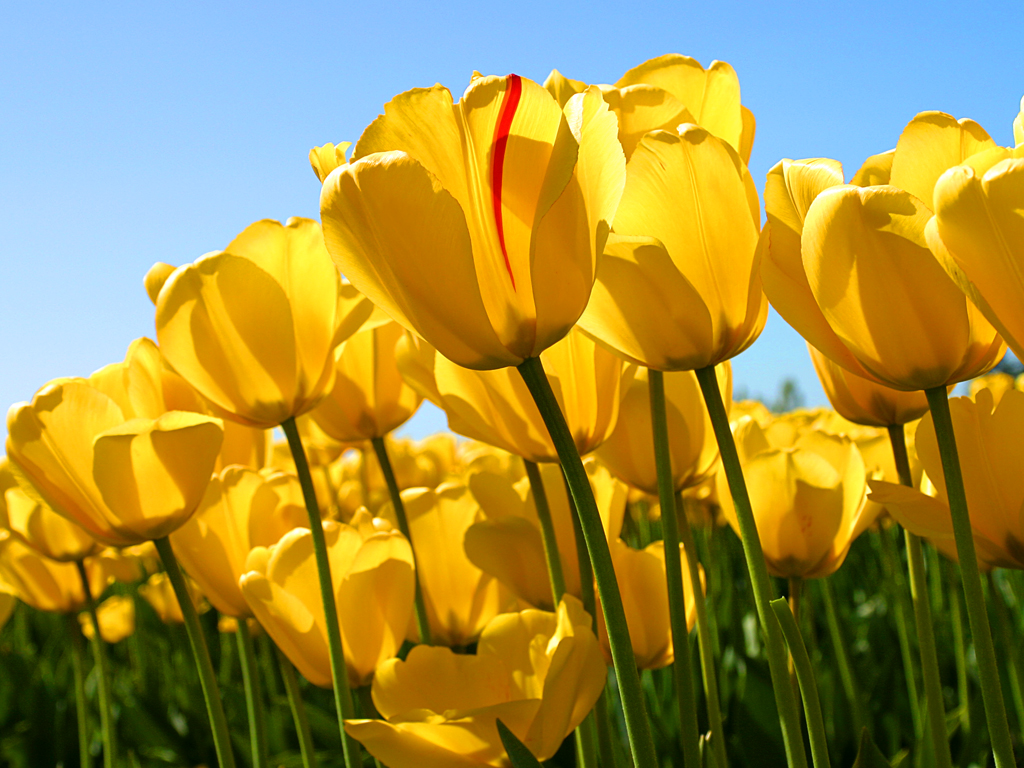
#> input picture original_images/tulips.jpg, 1024 x 768 px
$ python main.py
#> lines starting #> are read from the running program, lines starting #| are printed output that depends on the picture
from PIL import Image, ImageOps, ImageChops
import os


class ImageEditor(object):
    def __init__(self, save_result_on_file=True):
        self.file_manager = FileManager()
        self.save_result_on_file = save_result_on_file

    # [129 lines left out: functions get_value_at, grey_scale, weighted_grey_scale, negative, threshold, addition and 7 more, not called in this run]

    def histogram(self, image):
        raise NotImplementedError

    def convolution(self, image, file_name="convolution.jpg"):
        raise NotImplemented

    def dilatation(self, image, element, file_name="dilatation.jpg"):
        black_image = FileManager().get_black_copy()
        image_matrix = StructuralElement.image_array_to_matrix(image.getdata(),
                                                               image.width,
                                                               image.height)
        destination_matrix = StructuralElement.image_array_to_matrix(black_image.getdata(),
                                                                     black_image.width,
                                                                     black_image.height)

        # começar com imagem toda preta!
        for i in range(1, image.width-3):
            for j in range(1, image.height-3):
                current_pixel = image_matrix[i][j]
                if current_pixel > 0:
                    for a in range(-1, 2):
                        for b in range(-1, 2):
                            destination_matrix[i+a][j+b] = element.kernel[a+1][b+1]
                else:
                    pass
        result_image = Image.new(image.mode, image.size)
        result_image.putdata(tuple(StructuralElement.image_matrix_to_array(destination_matrix)))
        if self.save_result_on_file:
            self.file_manager.save_image(result_image, file_name)
            print("Dilatation subtraction done: saved to file " + file_name)
        return result_image


class FileManager(object):
    def __init__(self):
        self.originals = os.path.join(os.getcwd(), "original_images")
        self.results = os.path.join(os.getcwd(), "result_images")

    def get_copy(self, image_name):
#> called with image_name = 'tulips.jpg'
        try:
            original = Image.open(os.path.join(self.originals, image_name))
#> original is the input picture: PIL image 1024x768 RGB; mean R, G, B 161.3, 143.3, 66.7
#> call 2 of get_copy, with image_name = 'hydrangeas.jpg'
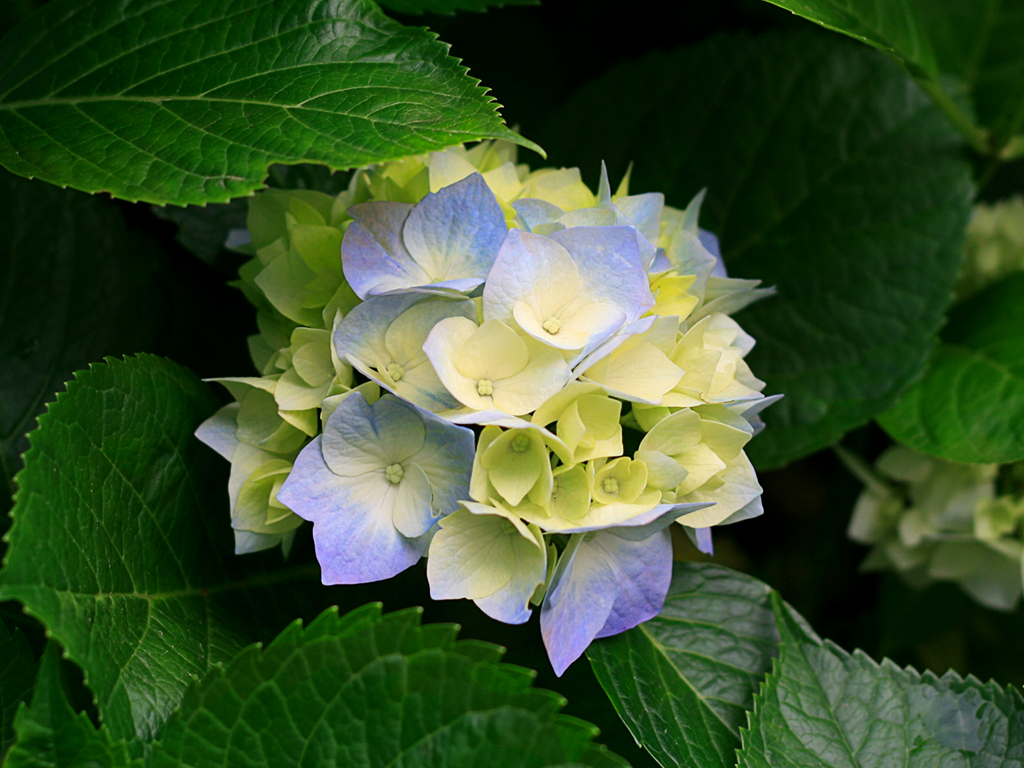
#> input picture original_images/hydrangeas.jpg, 1024 x 768 px
#> in get_copy, original is the input picture: PIL image 1024x768 RGB; mean R, G, B 57.3, 81.3, 43.4
#> call 3 of get_copy, with image_name = 'blackwhite.jpg'
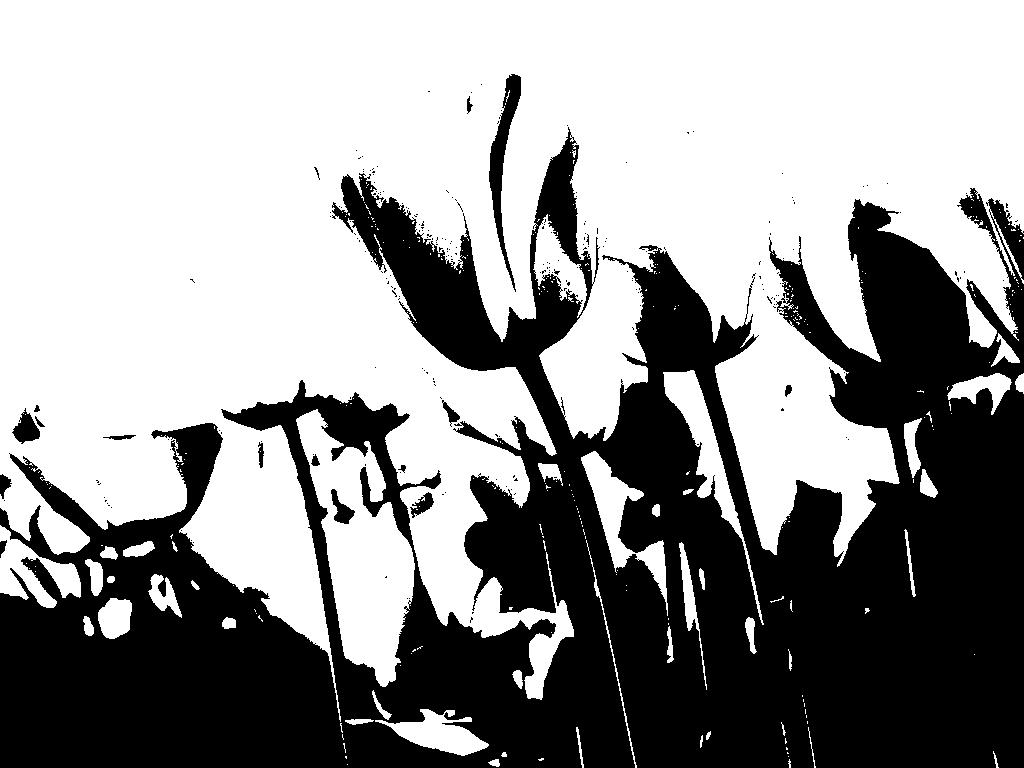
#> input picture original_images/blackwhite.jpg, 1024 x 768 px
#> in get_copy, original is the input picture: PIL image 1024x768 L; min 0, max 255, mean 151.1
            return original.copy()
        except Exception as e:
            print(e)

    def get_black_copy(self):
        return self.get_copy("allblack.jpg")

    # [11 lines left out: functions load_image, save_image, not called in this run]


class StructuralElement(object):
    def __init__(self, kernel_type=None):
        self.kernel = []
        if kernel_type is None:
            self.kernel = [[0, 0, 0],
                           [255, 255, 255],
                           [0, 0, 0]]

    def get_hot_spot(self):
        return self.kernel[1][1]

    def get_offset(self):
        return round(len(self.kernel) // 2)

    @staticmethod
    def image_array_to_matrix(image_data, image_width, image_height):
#> called with image_width = 1024, image_height = 768
        matrix = []
        for i in range(0, image_width):
            column = []
            for j in range(image_height*i, image_height*(i+1)):
                column.append(image_data[j])
            matrix.append(column)
        return matrix

    @staticmethod
    def get_all_black_image_matrix():
        raise NotImplemented

    # [6 lines left out: function image_matrix_to_array, not called in this run]


if __name__ == '__main__':
    fm = FileManager()
    tulip = fm.get_copy("tulips.jpg")
    hydra = fm.get_copy("hydrangeas.jpg")
    bw = fm.get_copy("blackwhite.jpg")
    image_editor = ImageEditor()

    result = image_editor.dilatation(bw, StructuralElement())
#> in dilatation, `image_matrix = StructuralElement.image_array_to_matrix(image.getdata()..`: image_matrix = 1024 items
#> (the run stopped early here; a loop or call above may not have finished)
